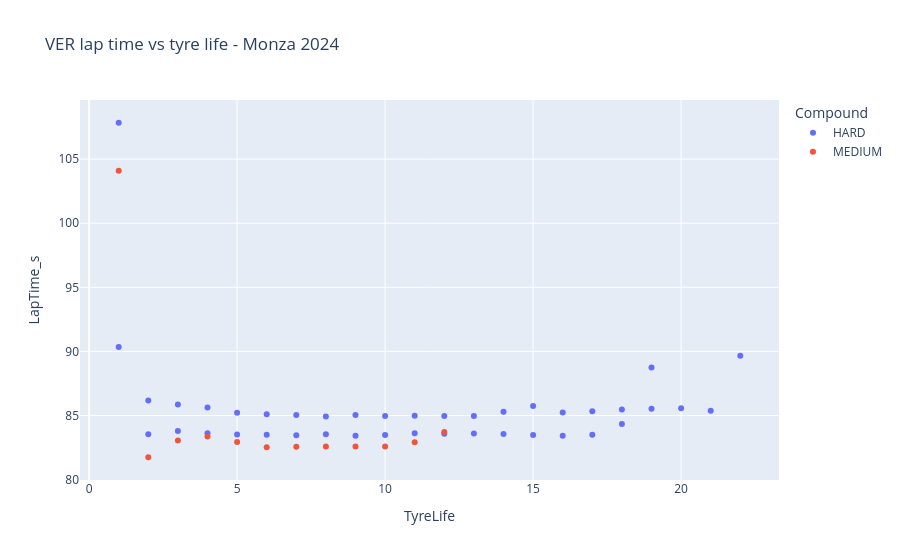

This figure's notebook cell:
### Markdown cell above
## Lap time vs tyre age

Is data usable for modeling?

### Code cell
import plotly.express as px

df = laps[['Driver', 'LapNumber', 'LapTime', 'Compound', 'TyreLife', 'Stint']].copy()
df = df.dropna(subset=['LapTime'])
df['LapTime_s'] = df['LapTime'].dt.total_seconds()

ver_laps = df[df['Driver'] == 'VER']
fig = px.scatter(ver_laps, x='TyreLife', y='LapTime_s', color='Compound',
                 title='VER lap time vs tyre life - Monza 2024')
fig.show()

### Figure 1 — Plotly figure (JSON) as saved in the notebook; plotly's stock layout.template omitted (floating-point values rounded to 4 significant figures)
{"data": [{"hovertemplate": "Compound=HARD<br>TyreLife=%{x}<br>LapTime_s=%{y}<extra></extra>", "legendgroup": "HARD", "marker": {"color": "#636efa", "symbol": "circle"}, "mode": "markers", "name": "HARD", "orientation": "v", "showlegend": true, "type": "scatter", "x": [1.0, 2.0, 3.0, 4.0, 5.0, 6.0, 7.0, 8.0, 9.0, 10.0, 11.0, 12.0, 13.0, 14.0, 15.0, 16.0, 17.0, 18.0, 19.0, 20.0, 21.0, 22.0, 1.0, 2.0, 3.0, 4.0, 5.0, 6.0, 7.0, 8.0, 9.0, 10.0, 11.0, 12.0, 13.0, 14.0, 15.0, 16.0, 17.0, 18.0, 19.0], "xaxis": "x", "y": [90.35, 86.17, 85.86, 85.63, 85.22, 85.1, 85.04, 84.92, 85.05, 84.96, 84.98, 84.97, 84.96, 85.29, 85.75, 85.24, 85.34, 85.47, 85.54, 85.56, 85.38, 89.67, 107.8, 83.55, 83.8, 83.62, 83.52, 83.51, 83.45, 83.54, 83.42, 83.49, 83.62, 83.58, 83.59, 83.56, 83.48, 83.43, 83.5, 84.34, 88.74], "yaxis": "y"}, {"hovertemplate": "Compound=MEDIUM<br>TyreLife=%{x}<br>LapTime_s=%{y}<extra></extra>", "legendgroup": "MEDIUM", "marker": {"color": "#EF553B", "symbol": "circle"}, "mode": "markers", "name": "MEDIUM", "orientation": "v", "showlegend": true, "type": "scatter", "x": [1.0, 2.0, 3.0, 4.0, 5.0, 6.0, 7.0, 8.0, 9.0, 10.0, 11.0, 12.0], "xaxis": "x", "y": [104.1, 81.75, 83.05, 83.36, 82.94, 82.52, 82.57, 82.58, 82.58, 82.57, 82.92, 83.71], "yaxis": "y"}], "layout": {"legend": {"title": {"text": "Compound"}, "tracegroupgap": 0}, "title": {"text": "VER lap time vs tyre life - Monza 2024"}, "xaxis": {"anchor": "y", "domain": [0, 1], "title": {"text": "TyreLife"}}, "yaxis": {"anchor": "x", "domain": [0, 1], "title": {"text": "LapTime_s"}}}}
